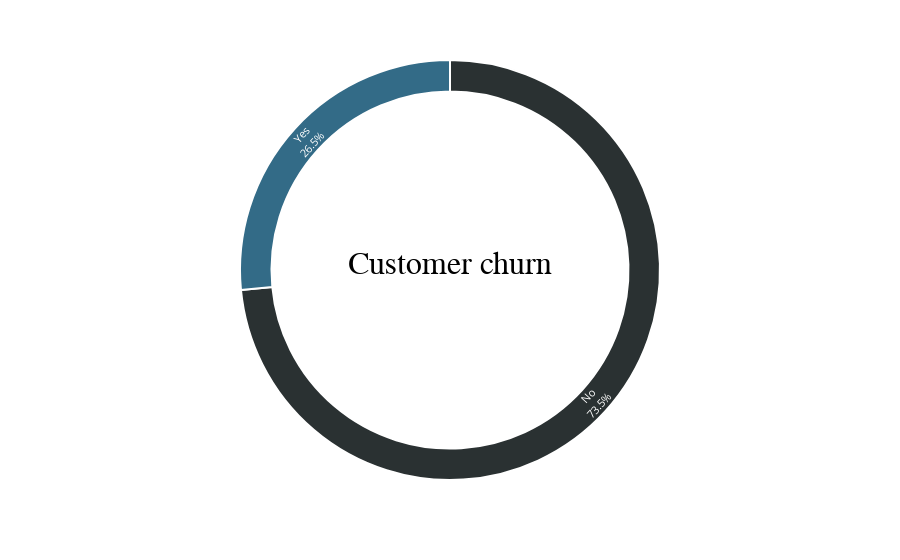

Write notebook code for a chart like this one.
### Code cell
fig = px.pie(churn, values = churn['count'], names = churn['Churn'])
fig.update_traces(textposition = 'inside', 
                  textinfo = 'percent + label', 
                  hole = 0.85, 
                  marker = dict(colors = ['#2A3132','#336B87'], line = dict(color = 'white', width = 2)))

fig.update_layout(title_text = 'Customer churn', title_x = 0.5, title_y = 0.53, title_font_size = 32, title_font_family = 'Calibri', title_font_color = 'black',
                  showlegend = False)
                  
fig.show()

### Figure 1 — Plotly figure (JSON) as saved in the notebook; plotly's stock layout.template omitted (floating-point values rounded to 4 significant figures)
{"data": [{"domain": {"x": [0, 1], "y": [0, 1]}, "hole": 0.85, "hovertemplate": "Churn=%{label}<br>count=%{value}<extra></extra>", "labels": ["No", "Yes"], "legendgroup": "", "marker": {"colors": ["#2A3132", "#336B87"], "line": {"color": "white", "width": 2}}, "name": "", "showlegend": true, "textinfo": "percent+label", "textposition": "inside", "type": "pie", "values": [4399, 1587]}], "layout": {"legend": {"tracegroupgap": 0}, "margin": {"t": 60}, "showlegend": false, "title": {"font": {"color": "black", "family": "Calibri", "size": 32}, "text": "Customer churn", "x": 0.5, "y": 0.53}}}
